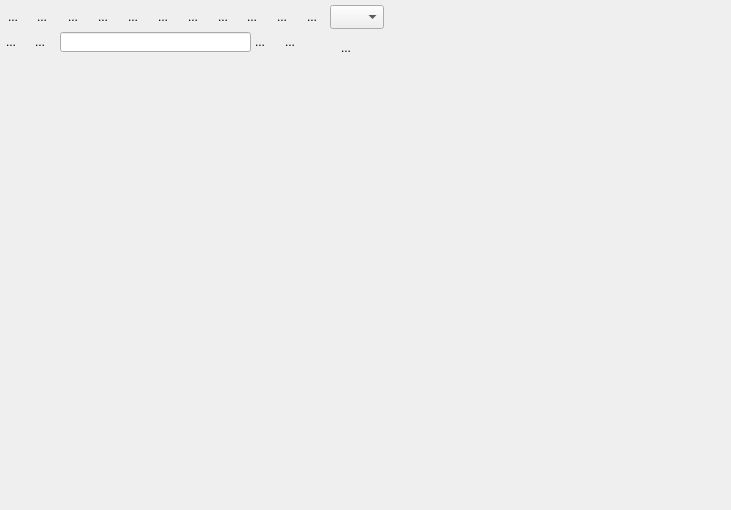
<?xml version="1.0" encoding="UTF-8"?>
<ui version="4.0">
 <class>ViewCtrl</class>
 <widget class="QWidget" name="ViewCtrl">
  <property name="geometry">
   <rect>
    <x>0</x>
    <y>0</y>
    <width>731</width>
    <height>510</height>
   </rect>
  </property>
  <property name="windowTitle">
   <string>ViewCtrl</string>
  </property>
  <widget class="QToolButton" name="toolButton_openImage">
   <property name="geometry">
    <rect>
     <x>1</x>
     <y>5</y>
     <width>24</width>
     <height>24</height>
    </rect>
   </property>
   <property name="sizePolicy">
    <sizepolicy hsizetype="Preferred" vsizetype="Preferred">
     <horstretch>0</horstretch>
     <verstretch>0</verstretch>
    </sizepolicy>
   </property>
   <property name="minimumSize">
    <size>
     <width>24</width>
     <height>24</height>
    </size>
   </property>
   <property name="maximumSize">
    <size>
     <width>24</width>
     <height>24</height>
    </size>
   </property>
   <property name="toolTip">
    <string>打开图片</string>
   </property>
   <property name="text">
    <string>...</string>
   </property>
   <property name="icon">
    <iconset resource="camRes.qrc">
     <normaloff>:/Images/Resources/images/v_image.png</normaloff>:/Images/Resources/images/v_image.png</iconset>
   </property>
   <property name="iconSize">
    <size>
     <width>32</width>
     <height>32</height>
    </size>
   </property>
   <property name="autoRaise">
    <bool>true</bool>
   </property>
  </widget>
  <widget class="QToolButton" name="toolButton_snapImage">
   <property name="geometry">
    <rect>
     <x>61</x>
     <y>5</y>
     <width>24</width>
     <height>24</height>
    </rect>
   </property>
   <property name="sizePolicy">
    <sizepolicy hsizetype="Preferred" vsizetype="Preferred">
     <horstretch>0</horstretch>
     <verstretch>0</verstretch>
    </sizepolicy>
   </property>
   <property name="minimumSize">
    <size>
     <width>24</width>
     <height>24</height>
    </size>
   </property>
   <property name="maximumSize">
    <size>
     <width>24</width>
     <height>24</height>
    </size>
   </property>
   <property name="toolTip">
    <string>抓取图片</string>
   </property>
   <property name="text">
    <string>...</string>
   </property>
   <property name="icon">
    <iconset resource="camRes.qrc">
     <normaloff>:/Images/Resources/images/v_snap.png</normaloff>:/Images/Resources/images/v_snap.png</iconset>
   </property>
   <property name="iconSize">
    <size>
     <width>32</width>
     <height>32</height>
    </size>
   </property>
   <property name="autoRaise">
    <bool>true</bool>
   </property>
  </widget>
  <widget class="QToolButton" name="toolButton_saveImage">
   <property name="geometry">
    <rect>
     <x>91</x>
     <y>5</y>
     <width>24</width>
     <height>24</height>
    </rect>
   </property>
   <property name="sizePolicy">
    <sizepolicy hsizetype="Preferred" vsizetype="Preferred">
     <horstretch>0</horstretch>
     <verstretch>0</verstretch>
    </sizepolicy>
   </property>
   <property name="minimumSize">
    <size>
     <width>24</width>
     <height>24</height>
    </size>
   </property>
   <property name="maximumSize">
    <size>
     <width>24</width>
     <height>24</height>
    </size>
   </property>
   <property name="toolTip">
    <string>保存图片</string>
   </property>
   <property name="text">
    <string>...</string>
   </property>
   <property name="icon">
    <iconset resource="camRes.qrc">
     <normaloff>:/Images/Resources/images/v_save.png</normaloff>:/Images/Resources/images/v_save.png</iconset>
   </property>
   <property name="iconSize">
    <size>
     <width>32</width>
     <height>32</height>
    </size>
   </property>
   <property name="autoRaise">
    <bool>true</bool>
   </property>
  </widget>
  <widget class="QToolButton" name="toolButton_onLive">
   <property name="geometry">
    <rect>
     <x>121</x>
     <y>5</y>
     <width>24</width>
     <height>24</height>
    </rect>
   </property>
   <property name="sizePolicy">
    <sizepolicy hsizetype="Preferred" vsizetype="Preferred">
     <horstretch>0</horstretch>
     <verstretch>0</verstretch>
    </sizepolicy>
   </property>
   <property name="minimumSize">
    <size>
     <width>24</width>
     <height>24</height>
    </size>
   </property>
   <property name="maximumSize">
    <size>
     <width>24</width>
     <height>24</height>
    </size>
   </property>
   <property name="toolTip">
    <string>实时显示</string>
   </property>
   <property name="text">
    <string>...</string>
   </property>
   <property name="icon">
    <iconset resource="camRes.qrc">
     <normaloff>:/Images/Resources/images/v_onLive.png</normaloff>:/Images/Resources/images/v_onLive.png</iconset>
   </property>
   <property name="iconSize">
    <size>
     <width>32</width>
     <height>32</height>
    </size>
   </property>
   <property name="autoRaise">
    <bool>true</bool>
   </property>
  </widget>
  <widget class="QToolButton" name="toolButton_stop">
   <property name="geometry">
    <rect>
     <x>151</x>
     <y>5</y>
     <width>24</width>
     <height>24</height>
    </rect>
   </property>
   <property name="sizePolicy">
    <sizepolicy hsizetype="Preferred" vsizetype="Preferred">
     <horstretch>0</horstretch>
     <verstretch>0</verstretch>
    </sizepolicy>
   </property>
   <property name="minimumSize">
    <size>
     <width>24</width>
     <height>24</height>
    </size>
   </property>
   <property name="maximumSize">
    <size>
     <width>24</width>
     <height>24</height>
    </size>
   </property>
   <property name="toolTip">
    <string>停止实时</string>
   </property>
   <property name="text">
    <string>...</string>
   </property>
   <property name="icon">
    <iconset resource="camRes.qrc">
     <normaloff>:/Images/Resources/images/v_stop.png</normaloff>:/Images/Resources/images/v_stop.png</iconset>
   </property>
   <property name="iconSize">
    <size>
     <width>32</width>
     <height>32</height>
    </size>
   </property>
   <property name="autoRaise">
    <bool>true</bool>
   </property>
  </widget>
  <widget class="QToolButton" name="toolButton_zoom">
   <property name="geometry">
    <rect>
     <x>181</x>
     <y>5</y>
     <width>24</width>
     <height>24</height>
    </rect>
   </property>
   <property name="sizePolicy">
    <sizepolicy hsizetype="Preferred" vsizetype="Preferred">
     <horstretch>0</horstretch>
     <verstretch>0</verstretch>
    </sizepolicy>
   </property>
   <property name="minimumSize">
    <size>
     <width>24</width>
     <height>24</height>
    </size>
   </property>
   <property name="maximumSize">
    <size>
     <width>24</width>
     <height>24</height>
    </size>
   </property>
   <property name="toolTip">
    <string>滚轮缩放</string>
   </property>
   <property name="text">
    <string>...</string>
   </property>
   <property name="icon">
    <iconset resource="camRes.qrc">
     <normaloff>:/Images/Resources/images/v_zoom.png</normaloff>:/Images/Resources/images/v_zoom.png</iconset>
   </property>
   <property name="iconSize">
    <size>
     <width>32</width>
     <height>32</height>
    </size>
   </property>
   <property name="autoRaise">
    <bool>true</bool>
   </property>
  </widget>
  <widget class="QToolButton" name="toolButton_adapt">
   <property name="geometry">
    <rect>
     <x>211</x>
     <y>5</y>
     <width>24</width>
     <height>24</height>
    </rect>
   </property>
   <property name="sizePolicy">
    <sizepolicy hsizetype="Preferred" vsizetype="Preferred">
     <horstretch>0</horstretch>
     <verstretch>0</verstretch>
    </sizepolicy>
   </property>
   <property name="minimumSize">
    <size>
     <width>24</width>
     <height>24</height>
    </size>
   </property>
   <property name="maximumSize">
    <size>
     <width>24</width>
     <height>24</height>
    </size>
   </property>
   <property name="toolTip">
    <string>适应窗口大小</string>
   </property>
   <property name="text">
    <string>...</string>
   </property>
   <property name="icon">
    <iconset resource="camRes.qrc">
     <normaloff>:/Images/Resources/images/v_adaptWindow.png</normaloff>:/Images/Resources/images/v_adaptWindow.png</iconset>
   </property>
   <property name="iconSize">
    <size>
     <width>32</width>
     <height>32</height>
    </size>
   </property>
   <property name="autoRaise">
    <bool>true</bool>
   </property>
  </widget>
  <widget class="QComboBox" name="comboBox_cameras">
   <property name="geometry">
    <rect>
     <x>330</x>
     <y>5</y>
     <width>54</width>
     <height>24</height>
    </rect>
   </property>
   <property name="sizePolicy">
    <sizepolicy hsizetype="Preferred" vsizetype="Preferred">
     <horstretch>0</horstretch>
     <verstretch>0</verstretch>
    </sizepolicy>
   </property>
   <property name="minimumSize">
    <size>
     <width>54</width>
     <height>24</height>
    </size>
   </property>
   <property name="maximumSize">
    <size>
     <width>54</width>
     <height>24</height>
    </size>
   </property>
   <property name="toolTip">
    <string>相机选择</string>
   </property>
   <property name="layoutDirection">
    <enum>Qt::LeftToRight</enum>
   </property>
   <property name="autoFillBackground">
    <bool>false</bool>
   </property>
  </widget>
  <widget class="QToolButton" name="toolButton_moveImage">
   <property name="geometry">
    <rect>
     <x>270</x>
     <y>5</y>
     <width>24</width>
     <height>24</height>
    </rect>
   </property>
   <property name="minimumSize">
    <size>
     <width>24</width>
     <height>24</height>
    </size>
   </property>
   <property name="maximumSize">
    <size>
     <width>24</width>
     <height>24</height>
    </size>
   </property>
   <property name="toolTip">
    <string>移动图片</string>
   </property>
   <property name="text">
    <string>...</string>
   </property>
   <property name="icon">
    <iconset resource="camRes.qrc">
     <normaloff>:/Images/Resources/images/v_move.png</normaloff>:/Images/Resources/images/v_move.png</iconset>
   </property>
   <property name="iconSize">
    <size>
     <width>32</width>
     <height>32</height>
    </size>
   </property>
   <property name="autoRaise">
    <bool>true</bool>
   </property>
  </widget>
  <widget class="QToolButton" name="toolButton_openImages">
   <property name="geometry">
    <rect>
     <x>30</x>
     <y>5</y>
     <width>24</width>
     <height>24</height>
    </rect>
   </property>
   <property name="minimumSize">
    <size>
     <width>24</width>
     <height>24</height>
    </size>
   </property>
   <property name="maximumSize">
    <size>
     <width>24</width>
     <height>24</height>
    </size>
   </property>
   <property name="toolTip">
    <string>打开图片文件夹</string>
   </property>
   <property name="text">
    <string>...</string>
   </property>
   <property name="icon">
    <iconset resource="camRes.qrc">
     <normaloff>:/Images/Resources/images/v_images.png</normaloff>:/Images/Resources/images/v_images.png</iconset>
   </property>
   <property name="iconSize">
    <size>
     <width>32</width>
     <height>32</height>
    </size>
   </property>
   <property name="autoRaise">
    <bool>true</bool>
   </property>
  </widget>
  <widget class="QLineEdit" name="lineEdit_picName">
   <property name="geometry">
    <rect>
     <x>60</x>
     <y>32</y>
     <width>191</width>
     <height>20</height>
    </rect>
   </property>
   <property name="minimumSize">
    <size>
     <width>191</width>
     <height>20</height>
    </size>
   </property>
   <property name="maximumSize">
    <size>
     <width>191</width>
     <height>20</height>
    </size>
   </property>
   <property name="frame">
    <bool>true</bool>
   </property>
   <property name="readOnly">
    <bool>true</bool>
   </property>
   <property name="clearButtonEnabled">
    <bool>false</bool>
   </property>
  </widget>
  <widget class="QToolButton" name="toolButton_firstPic">
   <property name="geometry">
    <rect>
     <x>1</x>
     <y>32</y>
     <width>20</width>
     <height>20</height>
    </rect>
   </property>
   <property name="minimumSize">
    <size>
     <width>20</width>
     <height>20</height>
    </size>
   </property>
   <property name="maximumSize">
    <size>
     <width>20</width>
     <height>20</height>
    </size>
   </property>
   <property name="toolTip">
    <string>第一个</string>
   </property>
   <property name="text">
    <string>...</string>
   </property>
   <property name="icon">
    <iconset resource="camRes.qrc">
     <normaloff>:/Images/Resources/images/v_first.png</normaloff>:/Images/Resources/images/v_first.png</iconset>
   </property>
   <property name="iconSize">
    <size>
     <width>24</width>
     <height>24</height>
    </size>
   </property>
   <property name="autoRaise">
    <bool>true</bool>
   </property>
  </widget>
  <widget class="QToolButton" name="toolButton_forwardPic">
   <property name="geometry">
    <rect>
     <x>30</x>
     <y>32</y>
     <width>20</width>
     <height>20</height>
    </rect>
   </property>
   <property name="minimumSize">
    <size>
     <width>20</width>
     <height>20</height>
    </size>
   </property>
   <property name="maximumSize">
    <size>
     <width>20</width>
     <height>20</height>
    </size>
   </property>
   <property name="toolTip">
    <string>上一个</string>
   </property>
   <property name="text">
    <string>...</string>
   </property>
   <property name="icon">
    <iconset resource="camRes.qrc">
     <normaloff>:/Images/Resources/images/v_forward.png</normaloff>:/Images/Resources/images/v_forward.png</iconset>
   </property>
   <property name="iconSize">
    <size>
     <width>24</width>
     <height>24</height>
    </size>
   </property>
   <property name="autoRaise">
    <bool>true</bool>
   </property>
  </widget>
  <widget class="QToolButton" name="toolButton_nextPic">
   <property name="geometry">
    <rect>
     <x>250</x>
     <y>32</y>
     <width>20</width>
     <height>20</height>
    </rect>
   </property>
   <property name="minimumSize">
    <size>
     <width>20</width>
     <height>20</height>
    </size>
   </property>
   <property name="maximumSize">
    <size>
     <width>20</width>
     <height>20</height>
    </size>
   </property>
   <property name="toolTip">
    <string>下一个</string>
   </property>
   <property name="text">
    <string>...</string>
   </property>
   <property name="icon">
    <iconset resource="camRes.qrc">
     <normaloff>:/Images/Resources/images/v_next.png</normaloff>:/Images/Resources/images/v_next.png</iconset>
   </property>
   <property name="iconSize">
    <size>
     <width>24</width>
     <height>24</height>
    </size>
   </property>
   <property name="autoRaise">
    <bool>true</bool>
   </property>
  </widget>
  <widget class="QToolButton" name="toolButton_LastPic">
   <property name="geometry">
    <rect>
     <x>280</x>
     <y>32</y>
     <width>20</width>
     <height>20</height>
    </rect>
   </property>
   <property name="minimumSize">
    <size>
     <width>20</width>
     <height>20</height>
    </size>
   </property>
   <property name="maximumSize">
    <size>
     <width>20</width>
     <height>20</height>
    </size>
   </property>
   <property name="toolTip">
    <string>最后一个</string>
   </property>
   <property name="text">
    <string>...</string>
   </property>
   <property name="icon">
    <iconset resource="camRes.qrc">
     <normaloff>:/Images/Resources/images/v_last.png</normaloff>:/Images/Resources/images/v_last.png</iconset>
   </property>
   <property name="iconSize">
    <size>
     <width>24</width>
     <height>24</height>
    </size>
   </property>
   <property name="autoRaise">
    <bool>true</bool>
   </property>
  </widget>
  <widget class="QToolButton" name="toolButton_adaptImage">
   <property name="geometry">
    <rect>
     <x>240</x>
     <y>5</y>
     <width>24</width>
     <height>24</height>
    </rect>
   </property>
   <property name="minimumSize">
    <size>
     <width>24</width>
     <height>24</height>
    </size>
   </property>
   <property name="maximumSize">
    <size>
     <width>24</width>
     <height>24</height>
    </size>
   </property>
   <property name="toolTip">
    <string>适应图片大小</string>
   </property>
   <property name="text">
    <string>...</string>
   </property>
   <property name="icon">
    <iconset resource="camRes.qrc">
     <normaloff>:/Images/Resources/images/v_adaptImage.png</normaloff>:/Images/Resources/images/v_adaptImage.png</iconset>
   </property>
   <property name="iconSize">
    <size>
     <width>32</width>
     <height>32</height>
    </size>
   </property>
   <property name="autoRaise">
    <bool>true</bool>
   </property>
  </widget>
  <widget class="QToolButton" name="toolButton_Draw">
   <property name="geometry">
    <rect>
     <x>300</x>
     <y>5</y>
     <width>24</width>
     <height>24</height>
    </rect>
   </property>
   <property name="minimumSize">
    <size>
     <width>24</width>
     <height>24</height>
    </size>
   </property>
   <property name="maximumSize">
    <size>
     <width>24</width>
     <height>24</height>
    </size>
   </property>
   <property name="toolTip">
    <string>绘图</string>
   </property>
   <property name="text">
    <string>...</string>
   </property>
   <property name="icon">
    <iconset resource="camRes.qrc">
     <normaloff>:/Images/Resources/images/v_draw.png</normaloff>:/Images/Resources/images/v_draw.png</iconset>
   </property>
   <property name="iconSize">
    <size>
     <width>32</width>
     <height>32</height>
    </size>
   </property>
   <property name="popupMode">
    <enum>QToolButton::InstantPopup</enum>
   </property>
   <property name="autoRaise">
    <bool>true</bool>
   </property>
  </widget>
  <widget class="QToolButton" name="toolButton_3DView">
   <property name="geometry">
    <rect>
     <x>330</x>
     <y>32</y>
     <width>32</width>
     <height>32</height>
    </rect>
   </property>
   <property name="minimumSize">
    <size>
     <width>20</width>
     <height>20</height>
    </size>
   </property>
   <property name="maximumSize">
    <size>
     <width>32</width>
     <height>32</height>
    </size>
   </property>
   <property name="toolTip">
    <string>3D</string>
   </property>
   <property name="text">
    <string>...</string>
   </property>
   <property name="icon">
    <iconset resource="camRes.qrc">
     <normaloff>:/Images/Resources/images/3DView.png</normaloff>:/Images/Resources/images/3DView.png</iconset>
   </property>
   <property name="iconSize">
    <size>
     <width>50</width>
     <height>50</height>
    </size>
   </property>
   <property name="autoRaise">
    <bool>true</bool>
   </property>
  </widget>
 </widget>
 <layoutdefault spacing="6" margin="11"/>
 <resources>
  <include location="camRes.qrc"/>
 </resources>
 <connections/>
</ui>
